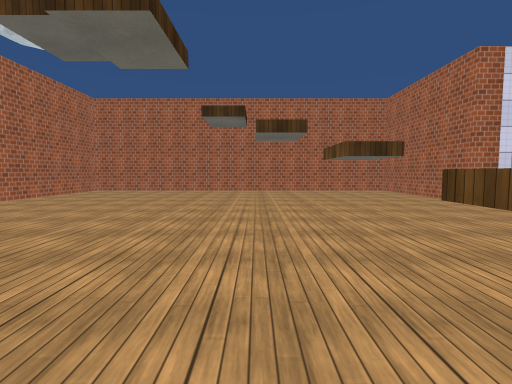
view 1 (above)

16 first-person views from a walk through a scene from a Unity 3-D project. The camera is 1.2 m above the floor, tilts 4° down and sees 85° across. The floor is counted in squares, 2 m on a side. Each view is taken from the middle of a square. On the plan, view 1 faces up. The plan holds only what a view shows up to about 9 squares ahead; the rest is blank. The place goes on beyond the plan. The player character is not drawn. Surface patterns are stand-ins for the level's own textures.

view 2
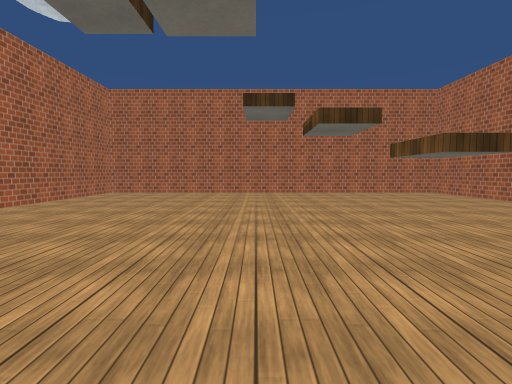

view 3
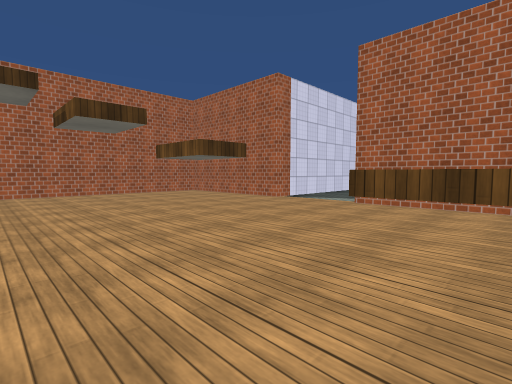

view 4
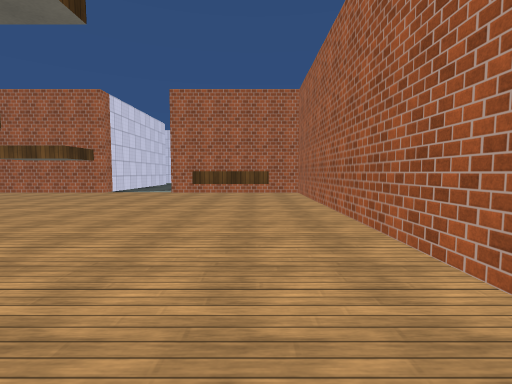

view 5
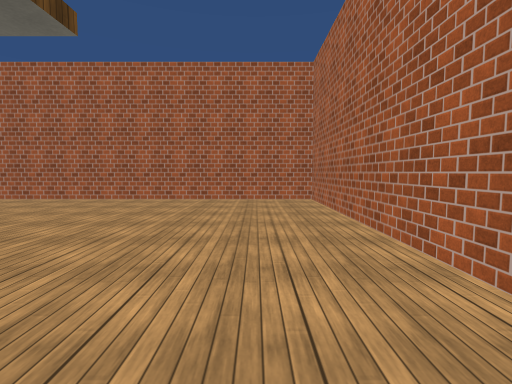

view 6
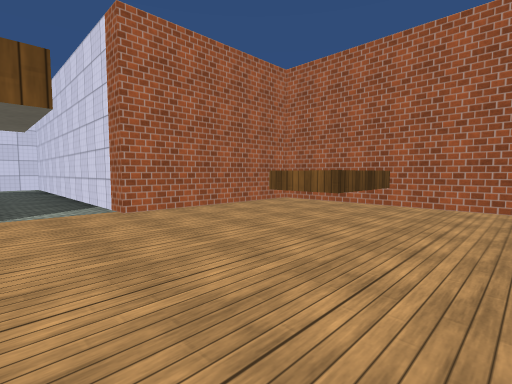

view 7
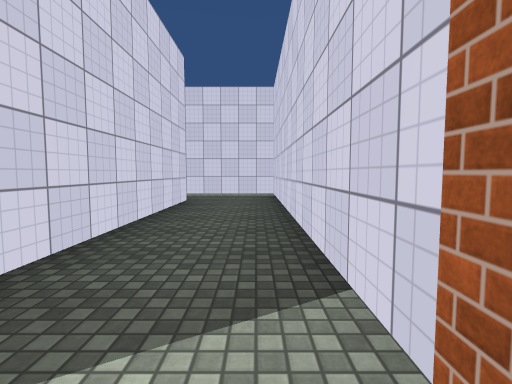

view 8
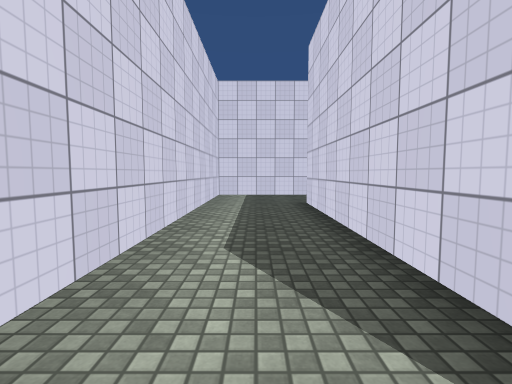

view 9
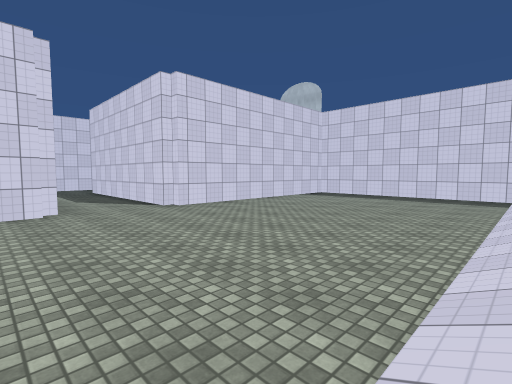

view 10
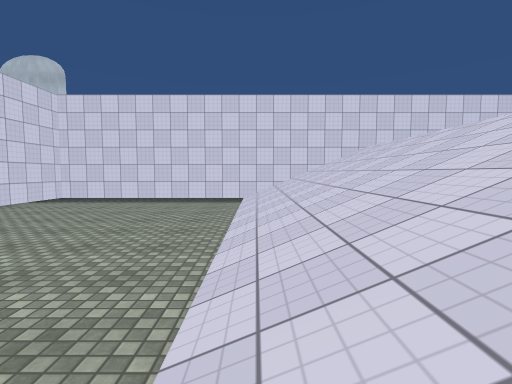

view 11
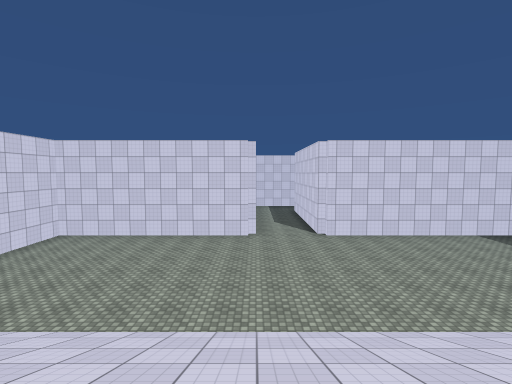

view 12
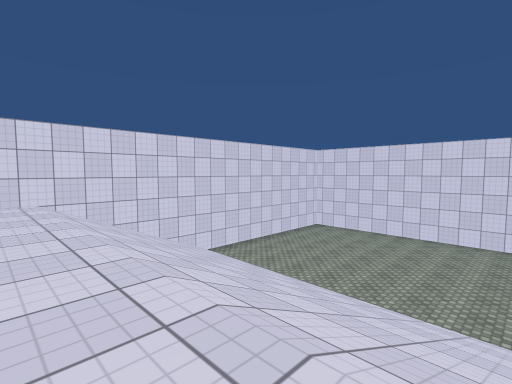

view 13
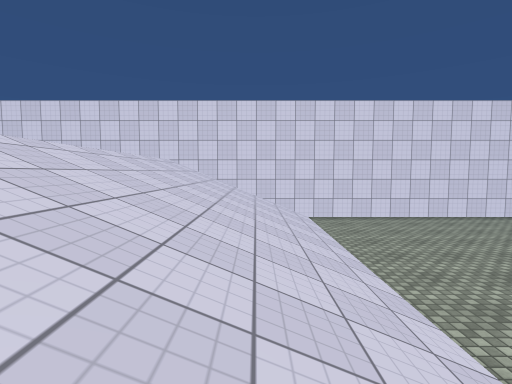

view 14
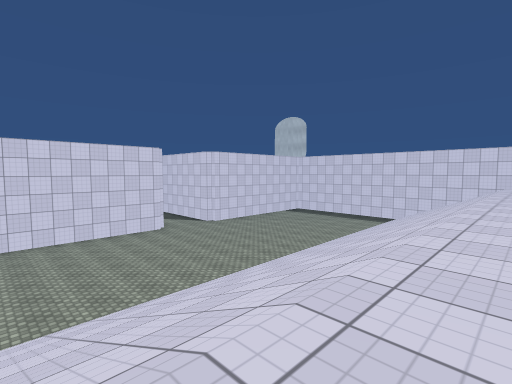

view 15
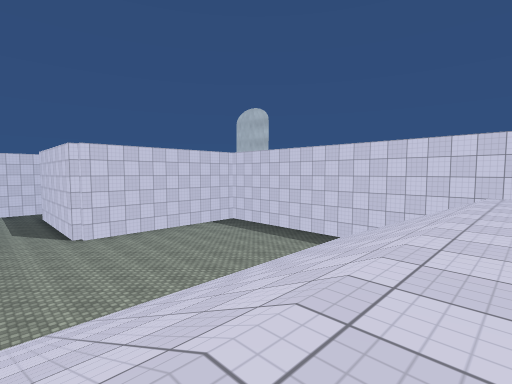

view 16
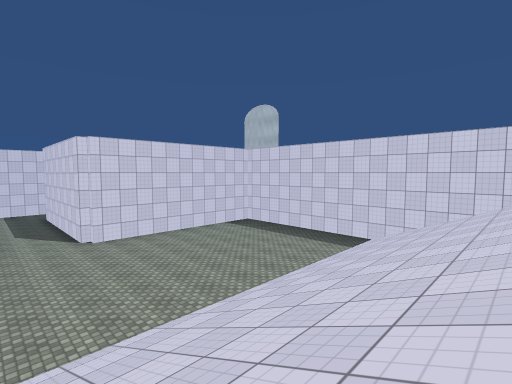

### Floor plan
Key: @ floor where view 1 was taken; # wall or solid block; . main floor; : floor 3 m higher than the main floor; / step, stairs or slope; ^ raised ledge; v drop or lower ground.
Columns run from 6 left of view 1 to 19 right of it. Each row starts with its distance up from view 1.
 24           v             v
 23           v             v
 22          #v             v#
 21          #:::::::::::::::#
 20          #///////////////#
 19          #///////////////#
 18          #///////////////#
 17          #///////////////#
 16          #...............#
 15          #...............#
 14          #...............#
 13          #...............#
 12          #...............#
 11          ########.########
 10 ############    #.#
  9 #..........#    #.#
  8 #..........#    #.#
  7 #..........#    #.#
  6 #..........######.#
  5 #.................#
  4 #.................#
  3 #..........########
  2 #.......^..#
  1 #.......^..#
  0 #.....@....#
 -1 ############

Positions as (right, up) in squares from view 1, and headings:
1: (0, 0), facing up
2: (-1, 1), facing up
3: (-1, 1), facing up-right
4: (-4, 1), facing right
5: (-4, 6), facing down
6: (0, 5), facing down-right
7: (4, 4), facing right
8: (11, 11), facing down
9: (13, 17), facing down-left
10: (12, 17), facing left
11: (12, 20), facing down
12: (12, 21), facing down-right
13: (11, 18), facing right
14: (17, 21), facing down-left
15: (12, 21), facing down-left
16: (12, 20), facing down-left
